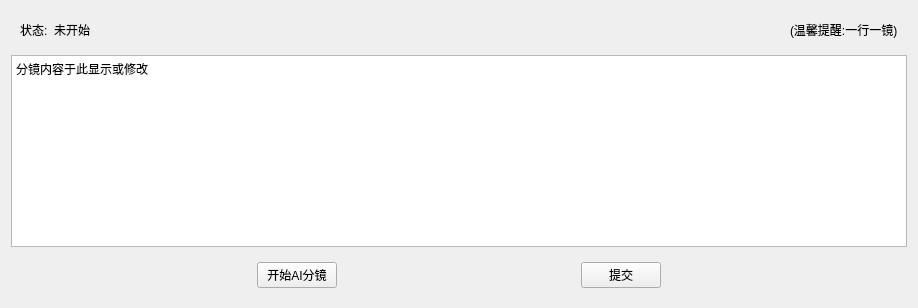
                     <widget class="QWidget" name="tab_15">
                      <attribute name="title">
                       <string>AI分镜</string>
                      </attribute>
                      <layout class="QVBoxLayout" name="verticalLayout_8">
                       <item>
                        <widget class="QWidget" name="widget_6" native="true">
                         <layout class="QHBoxLayout" name="horizontalLayout_9">
                          <item>
                           <widget class="QLabel" name="label_7">
                            <property name="text">
                             <string>状态:</string>
                            </property>
                           </widget>
                          </item>
                          <item>
                           <widget class="QLabel" name="label_8">
                            <property name="text">
                             <string>未开始</string>
                            </property>
                           </widget>
                          </item>
                          <item>
                           <spacer name="horizontalSpacer_5">
                            <property name="orientation">
                             <enum>Qt::Horizontal</enum>
                            </property>
                            <property name="sizeHint" stdset="0">
                             <size>
                              <width>694</width>
                              <height>20</height>
                             </size>
                            </property>
                           </spacer>
                          </item>
                          <item>
                           <widget class="QLabel" name="label_9">
                            <property name="text">
                             <string>(温馨提醒:一行一镜)</string>
                            </property>
                           </widget>
                          </item>
                         </layout>
                        </widget>
                       </item>
                       <item>
                        <widget class="QTextEdit" name="textEdit">
                         <property name="html">
                          <string>&lt;!DOCTYPE HTML PUBLIC &quot;-//W3C//DTD HTML 4.0//EN&quot; &quot;http://www.w3.org/TR/REC-html40/strict.dtd&quot;&gt;
&lt;html&gt;&lt;head&gt;&lt;meta name=&quot;qrichtext&quot; content=&quot;1&quot; /&gt;&lt;style type=&quot;text/css&quot;&gt;
p, li { white-space: pre-wrap; }
&lt;/style&gt;&lt;/head&gt;&lt;body style=&quot; font-family:'SimSun'; font-size:9pt; font-weight:400; font-style:normal;&quot;&gt;
&lt;p style=&quot; margin-top:0px; margin-bottom:0px; margin-left:0px; margin-right:0px; -qt-block-indent:0; text-indent:0px;&quot;&gt;分镜内容于此显示或修改&lt;/p&gt;&lt;/body&gt;&lt;/html&gt;</string>
                         </property>
                        </widget>
                       </item>
                       <item>
                        <widget class="QWidget" name="widget_7" native="true">
                         <layout class="QHBoxLayout" name="horizontalLayout_10">
                          <item>
                           <spacer name="horizontalSpacer_7">
                            <property name="orientation">
                             <enum>Qt::Horizontal</enum>
                            </property>
                            <property name="sizeHint" stdset="0">
                             <size>
                              <width>40</width>
                              <height>20</height>
                             </size>
                            </property>
                           </spacer>
                          </item>
                          <item>
                           <widget class="QPushButton" name="pushButton_20">
                            <property name="text">
                             <string>开始AI分镜</string>
                            </property>
                           </widget>
                          </item>
                          <item>
                           <spacer name="horizontalSpacer_6">
                            <property name="orientation">
                             <enum>Qt::Horizontal</enum>
                            </property>
                            <property name="sizeHint" stdset="0">
                             <size>
                              <width>238</width>
                              <height>20</height>
                             </size>
                            </property>
                           </spacer>
                          </item>
                          <item>
                           <widget class="QPushButton" name="pushButton_21">
                            <property name="text">
                             <string>提交</string>
                            </property>
                           </widget>
                          </item>
                          <item>
                           <spacer name="horizontalSpacer_8">
                            <property name="orientation">
                             <enum>Qt::Horizontal</enum>
                            </property>
                            <property name="sizeHint" stdset="0">
                             <size>
                              <width>40</width>
                              <height>20</height>
                             </size>
                            </property>
                           </spacer>
                          </item>
                         </layout>
                        </widget>
                       </item>
                      </layout>
                     </widget>
